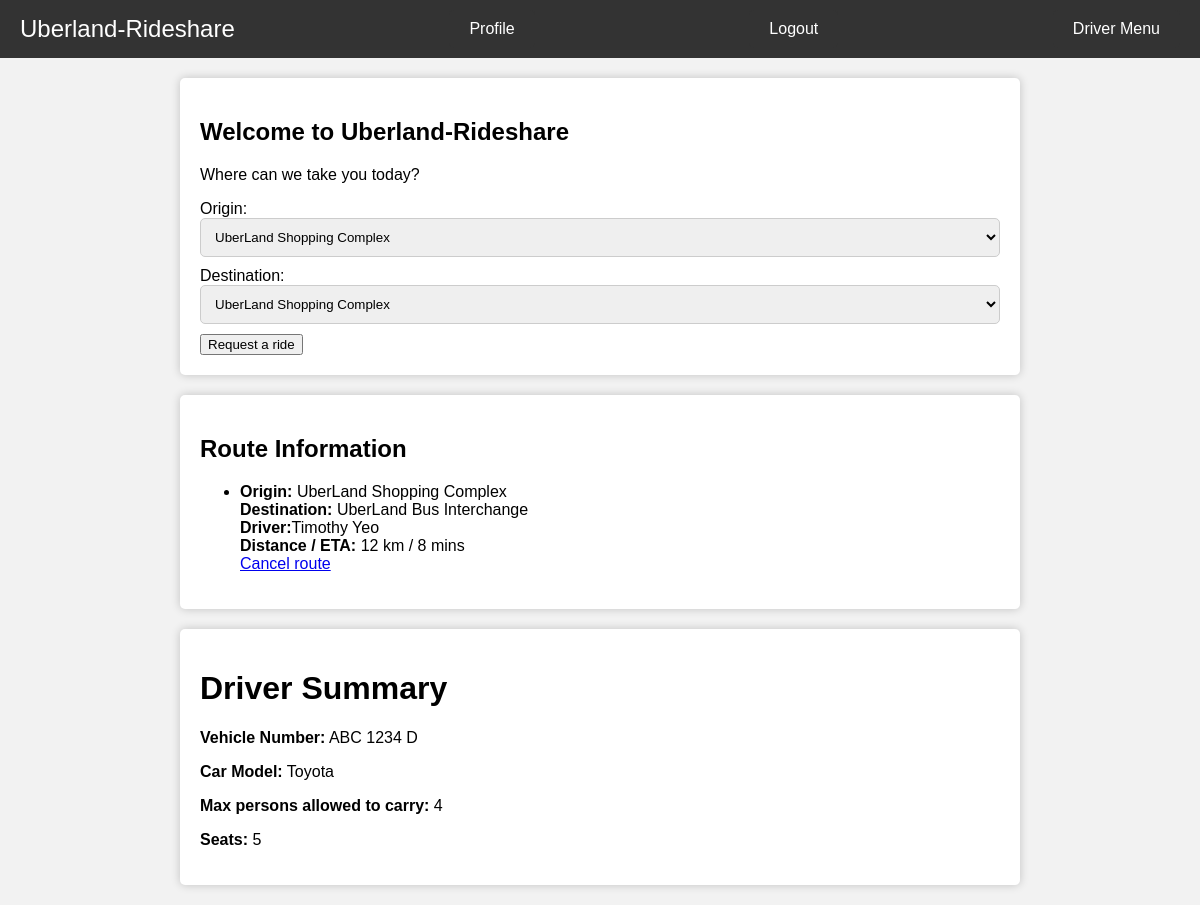
The page /home (signed in) on the database as committed earlier.
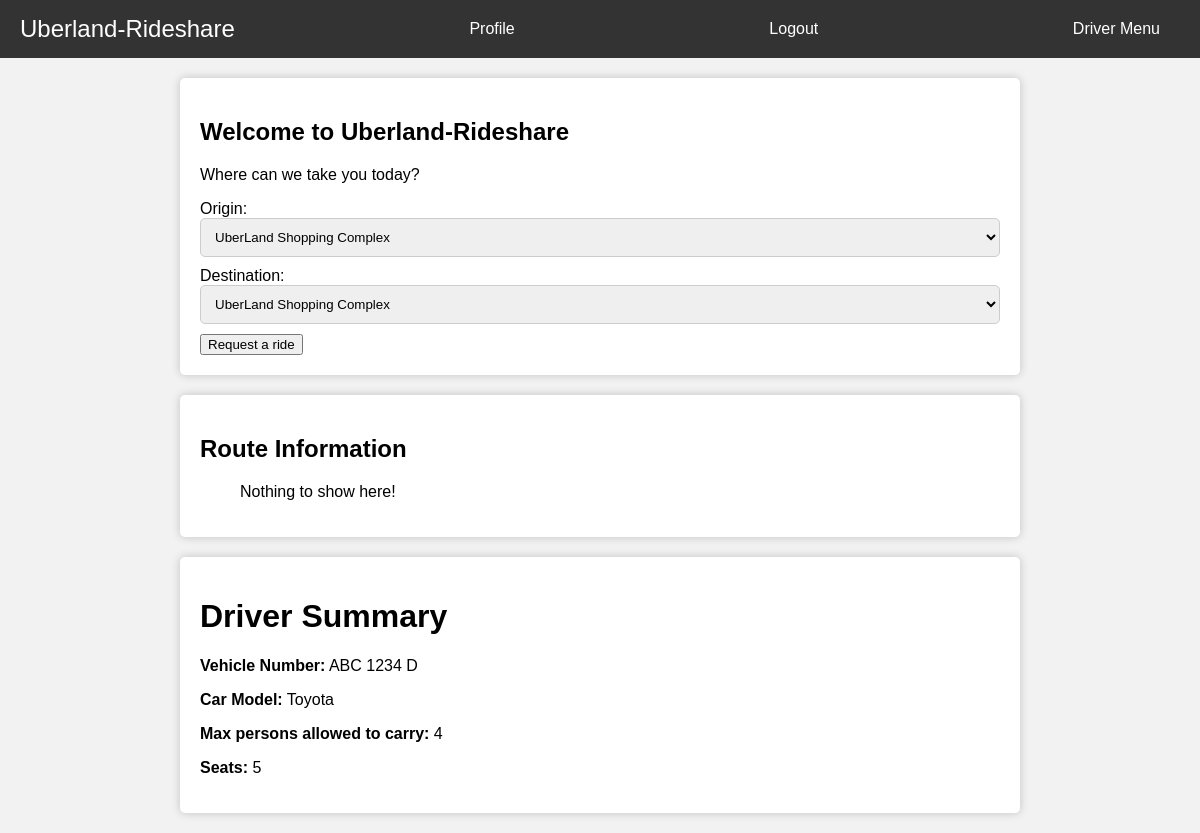
The same page on the database as committed later.
### main.py (models this page shows)
class Route(db.Model):
  origin = db.Column(db.String(100), nullable=False)
  destination = db.Column(db.String(100), nullable=False)
  driver = db.Column(db.String(100), nullable=False)
  driver_name = db.Column(db.String(100), nullable=False)
  rider = db.Column(db.String(100), nullable=False, primary_key=True)
  eta = db.Column(db.Integer, nullable=False)
  distance = db.Column(db.Integer, nullable=False)

class Driver(db.Model):
  email = db.Column(db.String(100),
                    nullable=False,
                    unique=True,
                    primary_key=True)
  vehiclenumber = db.Column(db.String(100), nullable=False)
  peopleallowedtocarry = db.Column(db.Integer, nullable=False)
  model = db.Column(db.String(100), nullable=False)
  seats = db.Column(db.Integer, nullable=False)

### main.py (the view)
@app.route("/home")
@login_required
def home(): #homepage if logged in
  driver = Driver.query.filter_by(email=current_user.email).first()
  routes = Route.query.filter_by(rider=current_user.email).all()
  return render_template("home.html", routes=routes, driver=driver)

### main.py (called while the page is built)
@login_manager.user_loader
def load_user(user_id): #loads the user if logged in
  return User.query.get(int(user_id))

### templates/home.html (shortened to what this page needs)
<!DOCTYPE html>
<html>
<head>
</head>
<body>
    <div class="toolbar">
        <span class="logo">Uberland-Rideshare</span>
        <a href="profile" id="becomeDriverButton">Profile</a>
        <a href="logout" id="becomeDriverButton">Logout</a>
        {% if not driver %}
            <a href="driver_signup" id="becomeDriverButton">Become a Driver</a>
        {% else %}
            <a href="driver" id="becomeDriverButton">Driver Menu</a>
        {% endif %}
    </div>
    <div class="container">
        <h2>Welcome to Uberland-Rideshare</h2>
        <p>Where can we take you today?</p>
<form action="/home" method="POST">
    <label for="origin">Origin:</label>
    <select name="origin" id="origin">
        <option value="UberLand Shopping Complex">UberLand Shopping Complex</option>
    </select>
    <label for="destination">Destination:</label>
    <select name="destination" id="destination">
        <option value="UberLand Shopping Complex">UberLand Shopping Complex</option>
    </select>
    <input type="submit" value="Request a ride" class="cta-button">
</form>
    </div>
    <div class="container">
    <h2>Route Information</h2>
    <ul>
        {% if routes %}
            {% for route in routes %}
            <li>
                <strong>Origin:</strong> {{ route.origin }}<br>
                <strong>Destination:</strong> {{ route.destination }}<br>
                <strong>Driver:</strong>{{ route.driver_name }}<br>
                <strong>Distance / ETA:</strong> {{ route.distance }} km / {{ route.eta }} mins<br>
            </li>
            <a href="cancel_route" class="cta-button">Cancel route</a>
            {% endfor %}
        {% else %}
            <p>Nothing to show here!</p>
        {% endif %}
    </ul>
    </div>
    <div class="container">
        <h1>Driver Summary</h1>
        {% if driver %}
            <div class="driver-summary">
                <p><strong>Vehicle Number:</strong> {{ driver.vehiclenumber }}</p>
                <p><strong>Car Model:</strong> {{ driver.model }}</p>
                <p><strong>Max persons allowed to carry:</strong> {{ driver.peopleallowedtocarry }}</p>
                <p><strong>Seats:</strong> {{ driver.seats }}</p>
            </div>
        {% else %}
            <p>Nothing to show here!</p>
        {% endif %}
    </div>
</body>
</html>

### templates/home.html (style rules this page uses)
body { font-family: Arial, sans-serif; background-color: #f2f2f2; margin: 0; padding: 0; background-image: url('https://i.ibb.co/McHvC5c/road-car.jpg'); background-size: cover; background-position: center; background-repeat: repeat; }
.toolbar { background-color: #333; color: #fff; display: flex; justify-content: space-between; align-items: center; padding: 10px 20px; }
.logo { font-size: 24px; }
#becomeDriverButton { background-color: #333; color: #fff; border: none; padding: 10px 20px; border-radius: 5px; text-decoration: none; cursor: pointer; }
.container { max-width: 800px; margin: 20px auto; background-color: #fff; padding: 20px; border-radius: 5px; box-shadow: 0px 0px 10px rgba(0, 0, 0, 0.2); }
#origin, #destination { width: 100%; padding: 10px; margin-bottom: 10px; border: 1px solid #ccc; border-radius: 5px; }

Rows that differ between the two databases and show on the page:
removed Route: origin "UberLand Shopping Complex", destination "UberLand Bus Interchange", driver_name "Timothy Yeo", distance "12", eta "8"
Other text that changed with them:
text now shown: "Nothing to show here!"
